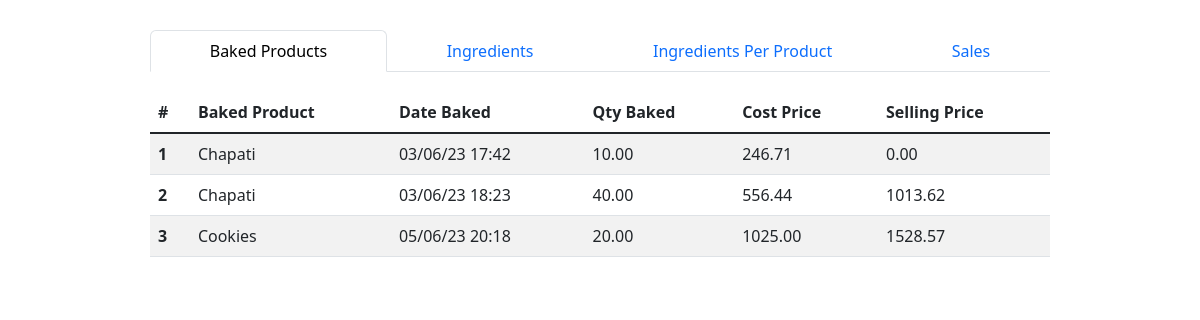
/analytics (signed in), run on an earlier commit of the app's database.
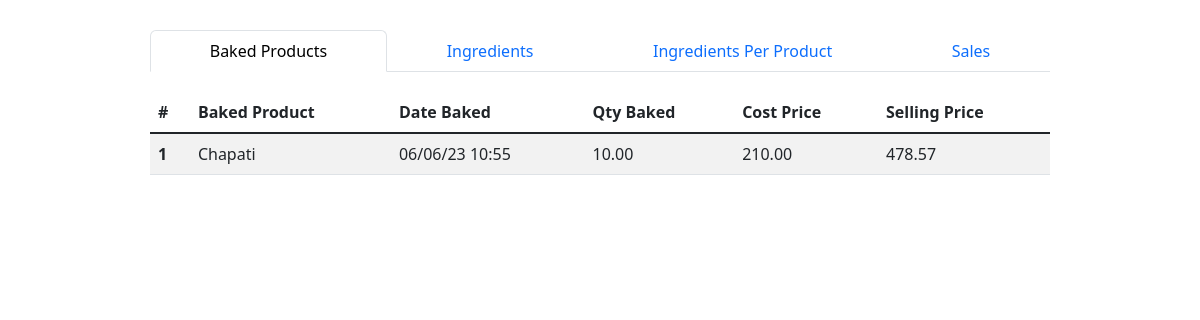
And on a later commit of the database.
### app.py (models this page shows, shortened)
class BakedProduct(db.Model):
    id = db.Column(db.Integer, primary_key=True)
    name_id = db.Column(db.Integer, db.ForeignKey('baked_product_name.id'), nullable=False)
    quantity = db.Column(db.DECIMAL(precision=8, scale=2), nullable=False)
    cost_price = db.Column(db.DECIMAL(precision=8, scale=2), nullable=False)
    selling_price = db.Column(db.DECIMAL(precision=8, scale=2), nullable=False)
    date_baked = db.Column(db.DateTime, default=datetime.datetime.utcnow)
    unit_of_measurement_id = db.Column(db.Integer, db.ForeignKey('unit_of_measurement.id'), nullable=False)
    ingredients = db.relationship('BakedProductIngredient', backref='baked_product', lazy=True)
    user_id = db.Column(db.Integer, db.ForeignKey('user.id'), nullable=False)
    user = db.relationship('User', backref=db.backref('baked_products', lazy=True))

class BakedProductName(db.Model):
    id = db.Column(db.Integer, primary_key=True)
    name = db.Column(db.String(100), nullable=False)
    user_id = db.Column(db.Integer, db.ForeignKey('user.id'), nullable=False)

### app.py (the view)
@app.route('/analytics')
@login_required
def analytics():
    user_id = current_user.id
    start_date, end_date = get_past_week_dates()
    top_ingredient_ids = db.session.query(
        BakedProductIngredient.product_id,
        func.sum(BakedProductIngredient.quantity).label('total_quantity')
    ).join(BakedProduct).filter(
        BakedProduct.date_baked.between(start_date, end_date)
    ).group_by(BakedProductIngredient.product_id).order_by(
        func.sum(BakedProductIngredient.quantity).desc()
    ).subquery()
    total_quantity = db.session.query(func.sum(top_ingredient_ids.c.total_quantity)).scalar()
    top_ingredients = db.session.query(
        Product.name,
        top_ingredient_ids.c.total_quantity,
        UnitOfMeasurement.name,
        Product.quantity
    ).join(top_ingredient_ids, Product.id == top_ingredient_ids.c.product_id).join(
        UnitOfMeasurement, Product.unit_of_measurement_id == UnitOfMeasurement.id
    ).filter(
        Product.user_id == user_id
    ).all()
    top_ingredients_with_percentage = []
    for ingredient in top_ingredients:
        name = ingredient[0]
        quantity = ingredient[1]
        unit = ingredient[2]
        quantity_remaining = ingredient[3]
        percentage = round((quantity / (quantity + quantity_remaining)) * 100)
        top_ingredients_with_percentage.append((name, quantity, unit, percentage, quantity_remaining))
    top_ingredients_with_index = [(index + 1, ingredient) for index, ingredient in enumerate(top_ingredients_with_percentage)]
    baked_products = db.session.query(
        BakedProduct,
        BakedProductName.name
    ).join(
        BakedProductName, BakedProduct.name_id == BakedProductName.id
    ).filter(
        BakedProduct.user_id == user_id,
        BakedProduct.date_baked.between(start_date, end_date)
    ).order_by(BakedProduct.date_baked).all()
    table_data = []
    for index, (baked_product, product_name) in enumerate(baked_products, start=1):
        table_data.append({
            'Index': index,
            'Baked Product Name': product_name,
            'Cost Price': baked_product.cost_price,
            'Selling Price': baked_product.selling_price,
            'Quantity Baked': baked_product.quantity,
            'Date Baked': baked_product.date_baked
        })
    baked_products = BakedProduct.query.filter_by(user_id=user_id).all()
    unique_ingredients = set(ingredient.product_id for product in baked_products for ingredient in product.ingredients)
    total_unique_ingredients = len(unique_ingredients)
    baked_product_percentages = [
        (product, len(product.ingredients), round((len(product.ingredients) / total_unique_ingredients) * 100, 2))
        for product in baked_products
    ]
    baked_product_names = BakedProductName.query.filter_by(user_id=user_id).all()
    baked_product_names_dict = {name.id: name.name for name in baked_product_names}
    baked_product_percentages_with_names = [
        (baked_product_names_dict.get(product.name_id), *product_data)
        for product, *product_data in baked_product_percentages
    ]
    return render_template('analytics.html',
                           top_ingredients_with_index=top_ingredients_with_index,
                           table_data=table_data,
                           get_unit_of_measurement_name=get_unit_of_measurement_name,
                           baked_product_percentages=baked_product_percentages_with_names,
                           get_product_status=get_product_status,
                           get_category_name=get_category_name)

### app.py (called while the page is built)
@login_manager.user_loader
def load_user(user_id):
    return User.query.get(int(user_id))

def get_past_week_dates():
    end_date = datetime.datetime.now()
    start_date = end_date - datetime.timedelta(days=7)
    return start_date, end_date

### templates/analytics.html (shortened to what this page needs)
<!DOCTYPE html>
<html lang="en">
<head>
    <link href="https://cdn.jsdelivr.net/npm/bootstrap@5.3.0-alpha3/dist/css/bootstrap.min.css" rel="stylesheet">
    <link rel="stylesheet" href="/static/styles/analytics.css">
</head>
<body>
    <div id="container">
        <div>
            <nav class="nav  flex-column flex-sm-row">
                <div class="nav nav-tabs" id="nav-tab" role="tablist">
                  <button class="nav-link active flex-sm-fill text-sm-center" id="nav-baked-tab" data-bs-toggle="tab" data-bs-target="#nav-baked" type="button" role="tab" aria-controls="nav-baked" aria-selected="true">Baked Products</button>
                  <button class="nav-link flex-sm-fill text-sm-center" id="nav-ingredients-tab" data-bs-toggle="tab" data-bs-target="#nav-ingredients" type="button" role="tab" aria-controls="nav-ingredients" aria-selected="false">Ingredients</button>
                  <button class="nav-link flex-sm-fill text-sm-center" id="nav-ingredients/product-tab" data-bs-toggle="tab" data-bs-target="#nav-ingredients/product" type="button" role="tab" aria-controls="nav-ingredients/product" aria-selected="false">Ingredients Per Product</button>
                  <button class="nav-link flex-sm-fill text-sm-center" id="nav-sales-tab" data-bs-toggle="tab" data-bs-target="#nav-sales" type="button" role="tab" aria-controls="nav-sales" aria-selected="false">Sales</button>
                </div>
            </nav>
            <div class="tab-content" id="nav-tabContent">
                <div class="tab-pane fade show active table-responsive" id="nav-baked" role="tabpanel" aria-labelledby="nav-baked-tab" tabindex="0">
                    <table class="table table-striped">
                        <thead class="sticky-top">
                          <tr>
                            <th scope="col">#</th>
                            <th scope="col">Baked Product</th>
                            <th scope="col">Date Baked</th>
                            <th scope="col">Qty Baked</th>
                            <th scope="col">Cost Price</th>
                            <th scope="col">Selling Price</th>
                          </tr>
                        </thead>
                        <tbody class="table-group-divider">
                          {% for row in table_data %}
                            <tr>
                              <th scope="row">{{ row['Index'] }}</th>
                              <td>{{ row['Baked Product Name'] }}</td>
                              <td>{{ row['Date Baked'].strftime('%d/%m/%y %H:%M') }}</td>
                              <td>{{ row['Quantity Baked'] }}</td>
                              <td>{{ row['Cost Price'] }}</td>
                              <td>{{ row['Selling Price'] }}</td>
                            </tr>
                          {% endfor %}
                        </tbody>
                      </table>
                </div>
            </div>
        </div>
    </div>
</body>
</html>

### static/styles/analytics.css (style rules this page uses)
body { margin: 0; padding: 0; box-sizing: border-box; display: flex; justify-content: center; align-items: center; }
#container { width: 75vw; display: flex; justify-content: space-evenly; margin-top: 30px; }
#container div { width: 100%; }
#nav-tabContent { margin-top: 20px; }

What changed in the data, as far as the page shows it:
no longer on this page (row edited): BakedProduct: Index "2", name "Chapati", date_baked "03/06/23 18:23", quantity "40.00", cost_price "556.44", selling_price "1013.62"
removed BakedProduct: Index "3", name "Cookies", date_baked "05/06/23 20:18", quantity "20.00", cost_price "1025.00", selling_price "1528.57"
changed BakedProduct "Chapati": date_baked "03/06/23 17:42" → "06/06/23 10:55"; cost_price "246.71" → "210.00"; selling_price "0.00" → "478.57"
